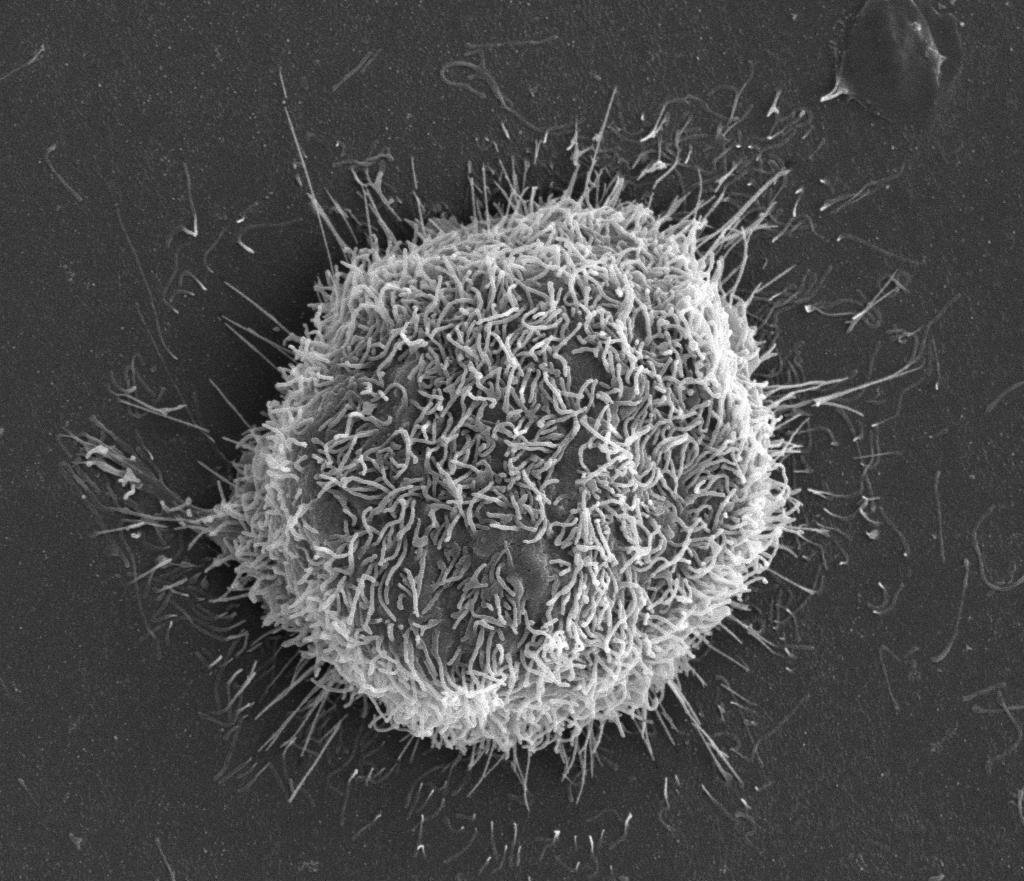
#> input picture Module1/data/cell.jpg, 1024 x 881 px, found by its file name
$ jupyter execute --allow-errors 1b_DigitalImageBasics.ipynb
#> lines starting #> are read from the running program, lines starting #| are printed output that depends on the picture
# Digital Image Basics

##  Table of Contents

1. [Pixels](#pixels)
2. [Image Type](#type)
3. [Image Resolution](#resolution)
4. [Image Bit Depth](#bit)
5. [Image Measurements & Histograms](#hist)

[cell 1]
# Let's start by importing the packages that we will use in the rest of the code below.

import numpy as np
import matplotlib.pyplot as plt
import matplotlib.patches as patches
from skimage.io import imread
from PIL import Image

# Also set up path to image so we can use notebook locally and in cloud
import os
path_to_images= os.path.join('Module1','data')

## 1. Pixels <a id=pixels></a>

Open an image, view it, and select a detailed region to see its numerical values:

[cell 2]
#  Read image
cell = imread(os.path.join(path_to_images,'cell.jpg'))
#> cell is the input picture: shape (881, 1024); min 0, max 255, mean 79

# Select a the detailed region:
# Cropping an images works exactly like cropping lists and tuples, by using indices to specify the range of elements to use:
x, y, width, height = (400, 500, 12, 12)
im_detail = cell[y:y+height, x:x+width]


# Visualize image and its detailed region with pixels values
fig, (ax1, ax2, ax3) = plt.subplots(1, 3, figsize=(10,4))
rect = patches.Rectangle((x, y), width, height, linewidth=1, edgecolor='r', facecolor='none')

ax1.imshow(cell, vmin=0, vmax=255, cmap='gray')
ax1.set_title('(A) Original image')
plt.gca().add_patch(rect)

ax2.imshow(im_detail, vmin=0, vmax=255, cmap='gray')
ax2.set_title('(B) Enlarged view from (A)')

ax3.imshow(im_detail, vmin=0, vmax=255, alpha = 1, cmap='gray')
ax3.set_title('(C) Pixel values from (B)')
for (i, j), z in np.ndenumerate(im_detail):
    ax3.text(j, i, str(z), ha='center', va='center', fontdict={'size': 5})
#> this loop made 144 passes
#> (i, j, z) on passes 2 to 13: (0, 1, 178), (0, 2, 183), (0, 3, 202), (0, 4, 208), (0, 5, 167), (0, 6, 126), (0, 7, 125), (0, 8, 121), (0, 9, 106), (0, 10, 92), (0, 11, 85), (1, 0, 176)
#> (j, z) on pass 1: (0, 176)
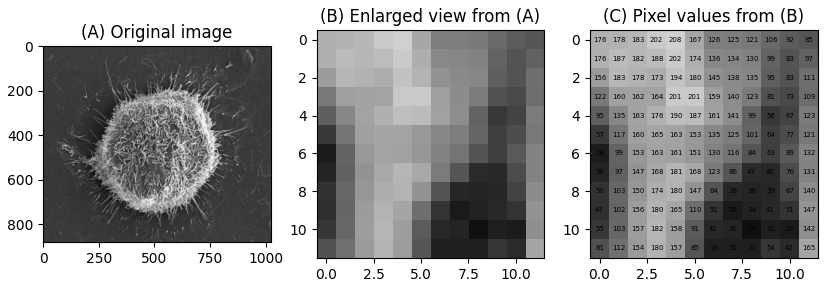
#> figure drawn by matplotlib, 3 panels

<span style="color:yellow">**IMPORTANT !**</span>

Always remember that there's a DIFFERENCE between a `pixel's numeric value` and the `color` used to display it. Failing to recognise this difference underlies a *lot* of errors, because:

1.  Images that `look the same` can contain `different` pixel values
2.  Images that `look different` can still contain `the same` pixel values

[cell 3]
# Create cell2 rescaling cell image in 32-bit
cell2 = (cell.astype(np.float32) - cell.mean()) / cell.std() * 50

# Visualize example
fig, (ax1, ax2, ax3) = plt.subplots(1, 3, figsize=(10,4))

ax1.imshow(cell, cmap='gray')
ax1.set_title('Image 1')
ax1.axis('off')

ax2.imshow(cell2, cmap='gray')
ax2.set_title('Image 2')
ax2.axis('off')

ax3.imshow(cell2, cmap='tab20b')
ax3.set_title('Image 2 again')
ax3.axis('off')
plt.show()
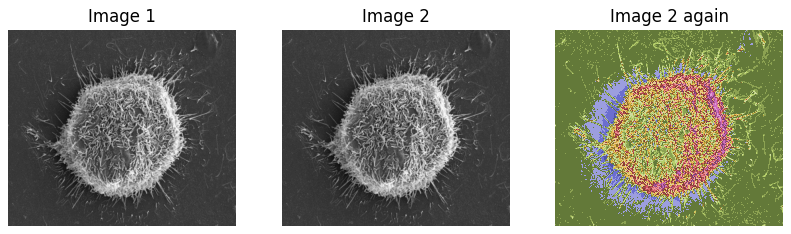
#> figure drawn by matplotlib, 3 panels

### <span style="color:lightgreen">**EXERCISE**:</br>
These images *look* the same, but they are not. Find a way to prove that the same pixel(s) has different value in the 4 images. </span>

*Note: Remember that the images are an ndarray of size (881, 1024)*

[cell 4]
# Create cell3 and cell4 rescaling cell image
cell3 = np.clip(cell, 0, 255)
cell3 = cell3.astype(np.uint8)
cell4 = 255 - cell3
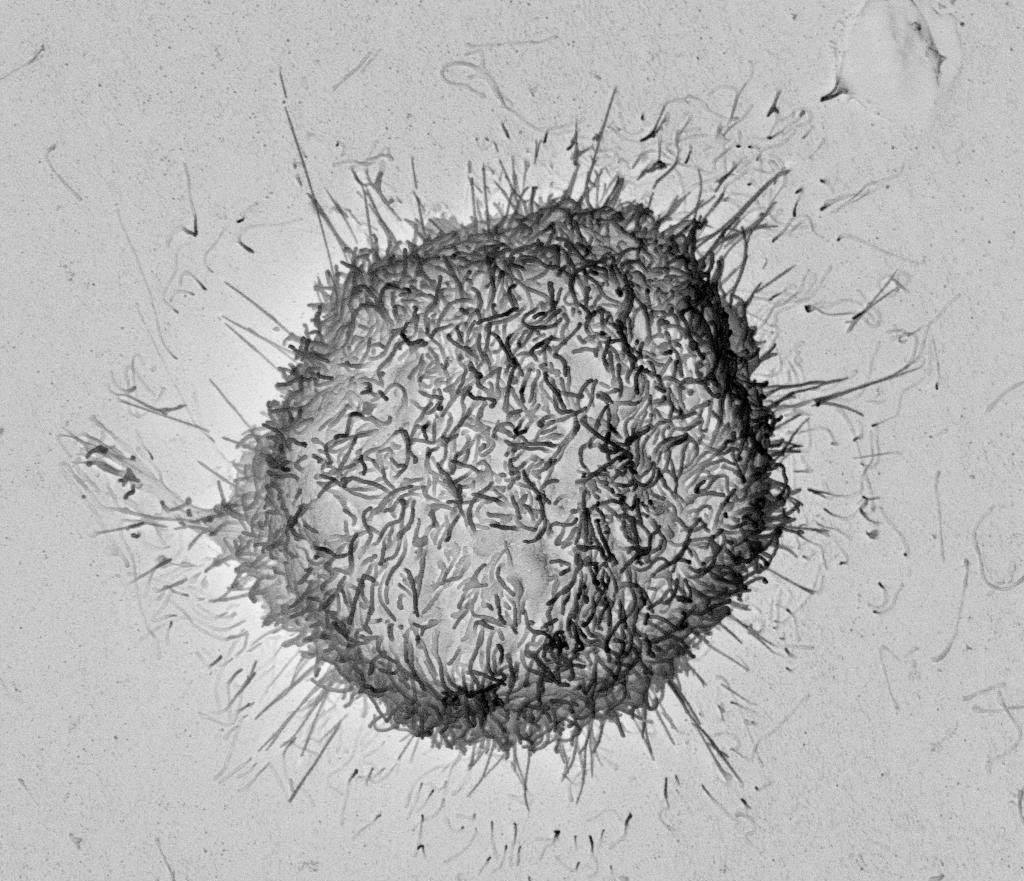
#> cell4: shape (881, 1024); min 0, max 255, mean 176

# Visualize the 4 images
fig, (ax1, ax2, ax3, ax4) = plt.subplots(1, 4, figsize=(14,4))
ax1.imshow(cell, cmap='gray')
ax1.set_title('Original 16-bit')
ax1.axis('off')
ax2.imshow(cell2, cmap='gray')
ax2.set_title('32-bit')
ax2.axis('off')
ax3.imshow(cell3, cmap='gray')
ax3.set_title('8-bit')
ax3.axis('off')
ax4.imshow(cell4, cmap='gray_r')
ax4.set_title('8-bit inverted with inverted LUT')
ax4.axis('off')
plt.show()
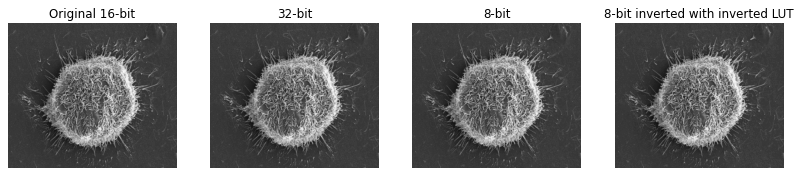
#> figure drawn by matplotlib, 4 panels

[cell 5]
# YOUR CODE HERE

___

## 2. Image Type - Color & Channels <a id=type></a>

We need to distinguish:

- **Grayscale image** : array of 2 dimension (x y)
- **Colored image** : array of 3 dimensions (x y c) where the third one is the color channel (normally c = 3 = RGB)

#> (a cell that did not finish here is left out)

[cell 7]
# Check their dimensions
print(cell.shape)
#| (881, 1024)
#> (the rest of this cell did not finish here and is left out)

___

### <span style="color:lightgreen">**EXERCISE**:</br>
As we previously studied, the RGB channels of the image can be viewed individually as grayscale image, let's try to do that!

[cell 8]
# YOUR CODE HERE
"""fig, (ax1, ax2, ax3, ax4) = plt.subplots(1, 4, figsize=(14,4))
ax1.imshow(flower)
ax1.set_title('RGB')
ax1.axis('off')

ax2.imshow()
ax2.set_title('R')
ax2.axis('off')
ax3.imshow()
ax3.set_title('G')
ax3.axis('off')
ax4.imshow()
ax4.set_title('B')
ax4.axis('off')

plt.show()"""

### <span style="color:lightgreen">**EXERCISE**:</br>
Now, try to change color channels order in order to generate this image:</span>


[cell 9]
# YOUR CODE HERE

## 3. Image Resolution <a id=resolution></a>

#> (a cell that did not finish here is left out)

#> (a cell that did not finish here is left out)

Trying to use `different sizes` to see the differences in the image resolution

[cell 12]
# Resize the organoid
size = (2609, 2609)
#> size = (2609, 2609)
#> (the rest of this cell did not finish here and is left out)

## 4. Image Bit Depth <a id=bit></a>

The `bit-depth` of a NumPy array is encoded in its data type (`dtype`).

`uint` standa for 'unsigned integer' and `float` for floating-point.

| Type             | Bit-depth | dtype     |
| ---------------- | --------- | --------- |
| Unsigned integer | 8         | `uint8`   |
| Signed integer   | 8         | `int8`    |
| Unsigned integer | 16        | `uint16`  |
| Signed integer   | 16        | `int16`   |
| Unsigned integer | 32        | `uint32`  |
| Signed integer   | 32        | `int32`   |
| Floating point   | 32        | `float32` |
| Floating point   | 64        | `float64` |

[cell 13]
# Visulize cell image
plt.figure(figsize=(3,3))
plt.imshow(cell, cmap='gray')
plt.axis('off')
plt.show()

[cell 14]
# Check its data type, and the mean, minumun and maximum values
print(f'dtype: {cell.dtype}')
#| dtype: uint8
print(f'Mean: {cell.mean():.2f}')
#| Mean: 79.03
print(f'Minimum: {cell.min()}')
#| Minimum: 0
print(f'Maximum: {cell.max()}')
#| Maximum: 255

Rescale the image from uint8 to float32 (which is a bigger bit-depth)

[cell 15]
# Rescale the cell image as float32
cell_float = cell.astype(np.float32)
# Check its info
print(f'Mean: {cell_float.mean():.2f}')
#| Mean: 79.03
print(f'Minimum: {cell_float.min()}')
#| Minimum: 0.0
print(f'Maximum: {cell_float.max()}')
#| Maximum: 255.0
# Visualize the image to see if it looks good
plt.figure(figsize=(3,3))
plt.imshow(cell_float, cmap='gray')
plt.axis('off')
plt.show()

But what about if we try to pass from unsigned to integer values?

[cell 16]
# Rescale the cell image as int8
cell_i8 = cell.astype(np.int8)
# Check its info
print(f'Mean:    {cell_i8.mean():.2f}')
#| Mean:    41.07
print(f'Minimum: {cell_i8.min()}')
#| Minimum: -128
print(f'Maximum: {cell_i8.max()}')
#| Maximum: 127
# Visualize the image to see if it looks good
plt.figure(figsize=(3,3))
plt.imshow(cell_i8, cmap='gray')
plt.axis('off')
plt.show()

### <span style="color:lightgreen">**EXERCISE**:</br>
Try to make the image look the same as the previous one.</br>
*Remember that before we were in 0/255 range, and now in -128/127*

[cell 17]
# YOUR CODE HERE

## 5. Image Measurements & Histograms <a id=hist></a>

Previously, we already use mean, min and max pixel values to measure an image content, now we will also learn how to generate image histograms.

We use `plt.hist`.

[cell 18]
# Visualize cell image
fig, (ax1, ax2) = plt.subplots(1, 2, figsize=(10,3))
ax1.imshow(cell, cmap='gray')
ax1.axis('off')
# and plot it's histogram
ax2.hist(cell)
plt.show()
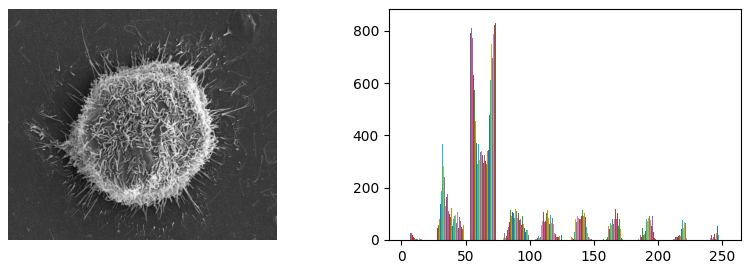
#> figure drawn by matplotlib, 2 panels; panel 2: tallest bar 810 high, from x = 53.55 to 53.57; panel 2: tallest bar 842 high, from x = 53.57 to 53.59; panel 2: tallest bar 809 high, from x = 53.59 to 53.61

# Visualize pixels measurments
print(f'Mean:     {cell.mean():.3f}')
#| Mean:     79.031
print(f'Minimum:  {cell.min():.1f}')
#| Minimum:  0.0
print(f'Maximum:  {cell.max():.2f}')
#| Maximum:  255.00
print(f'Std.dev.: {cell.std():.3f}')
#| Std.dev.: 44.003

No, this is definetly not what we expected.

The problem is that the image is 2D, and `plt.hist` is expecting just a single 1D list of values</br>
We can generate that with a call to `.flatten()`, and use the flattened array to create the histogram

[cell 19]
# Check what .flatten() function is doing on our image
print(f'Shape before flatten(): {cell.shape}')
#| Shape before flatten(): (881, 1024)
im_flat = cell.flatten()
print(f'Shape after flatten(): {im_flat.shape}')
#| Shape after flatten(): (902144,)

# Visualize the correct histogram
fig, (ax1, ax2) = plt.subplots(1, 2, figsize=(10,3))
ax1.imshow(cell, cmap='gray')
ax1.axis('off')
ax2.hist(im_flat)
ax2.set_xlabel("Value")
ax2.set_ylabel("Pixel count")
plt.show()
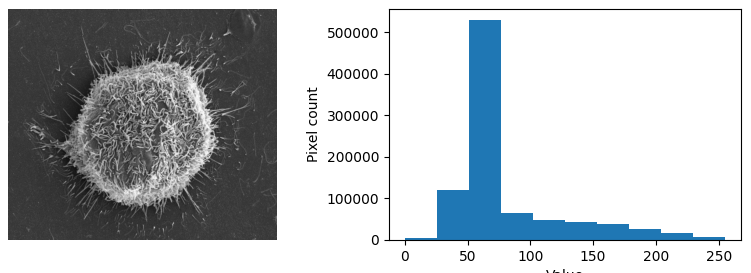
#> figure drawn by matplotlib, 2 panels; panel 2: tallest bar 529149 high, from x = 51 to 76.5

$ run again, with Module1/data/flower_changed.png saved as Module1/data/cell.jpg
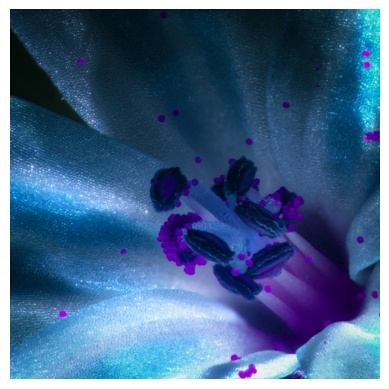
#> input picture Module1/data/flower_changed.png, 389 x 389 px, found by its file name
#> cell is the input picture: shape (389, 389, 3); mean R, G, B 67.8, 99.4, 136.9
#> im_detail = empty array
#> `plt.show()`:
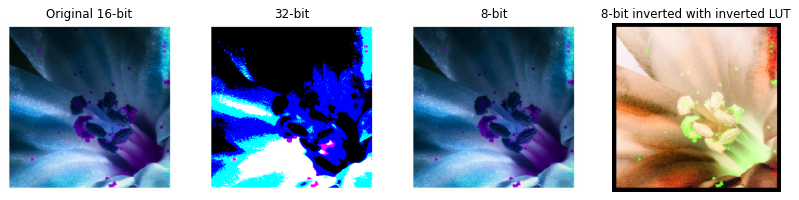
#> figure drawn by matplotlib, 4 panels
#| (389, 389, 3)
#> size = (2609, 2609)
#| dtype: uint8
#| Mean: 101.36
#| Minimum: 0
#| Maximum: 255
#| Mean: 101.36
#| Minimum: 0.0
#| Maximum: 255.0
#| Mean:    21.18
#| Minimum: -128
#| Maximum: 127
#| Shape before flatten(): (389, 389, 3)
#| Shape after flatten(): (453963,)
#> `plt.show()`:
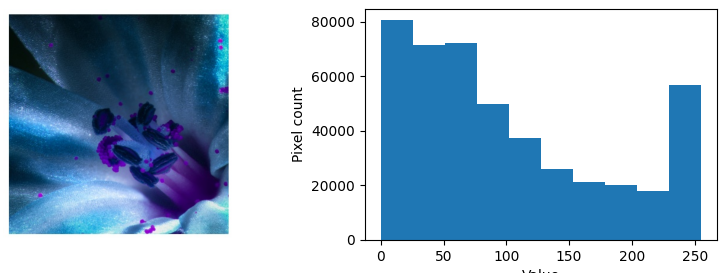
#> figure drawn by matplotlib, 2 panels; panel 2: tallest bar 80677 high, from x = 0 to 25.5
